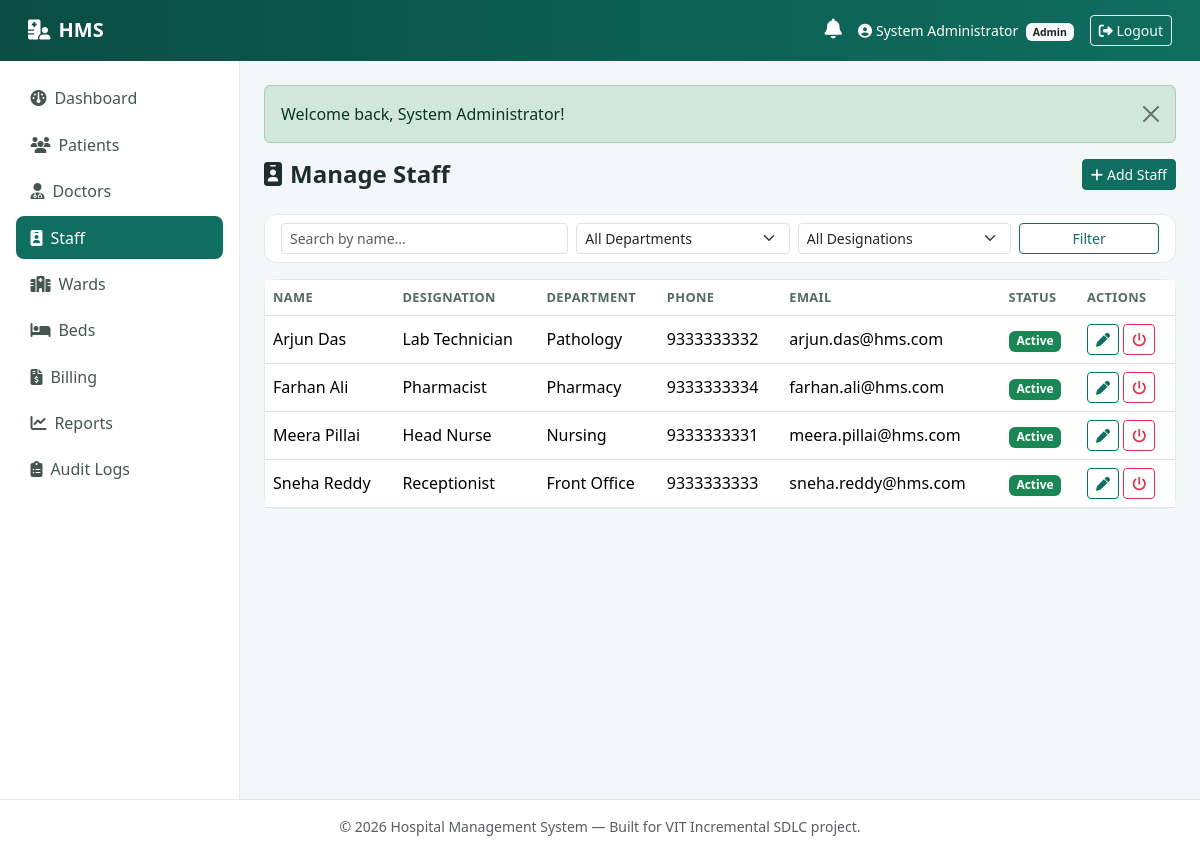
The page /admin/staff.php (signed in) on the database its author committed.
### tables this page shows
CREATE TABLE staff (
    id INT AUTO_INCREMENT PRIMARY KEY,
    name VARCHAR(150) NOT NULL,
    email VARCHAR(150) NOT NULL UNIQUE,
    phone VARCHAR(20) DEFAULT NULL,
    designation VARCHAR(100) NOT NULL,
    department VARCHAR(100) NOT NULL,
    status ENUM('active','inactive') NOT NULL DEFAULT 'active',
    created_at TIMESTAMP NOT NULL DEFAULT CURRENT_TIMESTAMP,
    INDEX idx_staff_department (department),
    INDEX idx_staff_designation (designation)
);

### includes/functions.php (called while the page is built, shortened)
<?php
function clean(string $value): string
{
    return trim(strip_tags($value));
}
function esc(?string $value): string
{
    return htmlspecialchars($value ?? '', ENT_QUOTES, 'UTF-8');
}
function statusBadgeClass(string $status): string
{
    $map = [
        'Scheduled'   => 'bg-info text-dark',
        'Confirmed'   => 'bg-primary',
        'Completed'   => 'bg-success',
        'Cancelled'   => 'bg-danger',
        'Rescheduled' => 'bg-warning text-dark',
        'Unpaid'      => 'bg-danger',
        'Paid'        => 'bg-success',
        'Failed'      => 'bg-danger',
        'Pending'     => 'bg-warning text-dark',
        'active'      => 'bg-success',
        'inactive'    => 'bg-secondary',
        'Available'   => 'bg-success',
        'Occupied'    => 'bg-danger',
    ];
    return $map[$status] ?? 'bg-secondary';
}

### admin/staff.php (the view, shortened to what this page needs)
<?php
$pdo = getDB();
$search = clean($_GET['search'] ?? '');
$sql = "SELECT * FROM staff WHERE 1=1";
$params = [];
$sql .= ' ORDER BY name';
$stmt = $pdo->prepare($sql);
$stmt->execute($params);
$staffList = $stmt->fetchAll();
include __DIR__ . '/../includes/header.php';
include __DIR__ . '/../includes/navbar.php';
?>
<div class="d-flex justify-content-between align-items-center mb-4">
  <h4 class="fw-bold mb-0"><i class="fa-solid fa-id-badge me-2"></i>Manage Staff</h4>
  <button class="btn btn-primary btn-sm" data-bs-toggle="modal" data-bs-target="#addStaffModal"><i class="fa-solid fa-plus me-1"></i>Add Staff</button>
</div>
<div class="card mb-3">
  <div class="card-body py-2">
    <form method="GET" class="row g-2">
      <div class="col-md-4"><input type="text" name="search" class="form-control form-control-sm" placeholder="Search by name..." value="<?= esc($search) ?>"></div>
      <div class="col-md-3">
        <select name="department" class="form-select form-select-sm">
          <option value="">All Departments</option>
        </select>
      </div>
      <div class="col-md-3">
        <select name="designation" class="form-select form-select-sm">
          <option value="">All Designations</option>
        </select>
      </div>
      <div class="col-md-2"><button class="btn btn-outline-primary btn-sm w-100" type="submit">Filter</button></div>
    </form>
  </div>
</div>
<div class="card">
  <div class="card-body p-0">
    <?php if (!$staffList): ?>
      <div class="empty-state"><i class="fa-solid fa-id-badge"></i>No staff members found.</div>
    <?php else: ?>
      <div class="table-responsive">
        <table class="table table-hover mb-0 align-middle">
          <thead><tr><th>Name</th><th>Designation</th><th>Department</th><th>Phone</th><th>Email</th><th>Status</th><th>Actions</th></tr></thead>
          <tbody>
          <?php foreach ($staffList as $s): ?>
            <tr>
              <td><?= esc($s['name']) ?></td>
              <td><?= esc($s['designation']) ?></td>
              <td><?= esc($s['department']) ?></td>
              <td><?= esc($s['phone'] ?: '-') ?></td>
              <td><?= esc($s['email']) ?></td>
              <td><span class="badge <?= statusBadgeClass($s['status']) ?>"><?= esc(ucfirst($s['status'])) ?></span></td>
              <td class="text-nowrap">
                <button class="btn btn-sm btn-outline-primary" data-bs-toggle="modal" data-bs-target="#editStaffModal" onclick='openEditStaff(<?= json_encode($s) ?>)'><i class="fa-solid fa-pen"></i></button>
                <form method="POST" class="d-inline" data-confirm="Change status of <?= esc($s['name']) ?>?">
                  <button type="submit" class="btn btn-sm btn-outline-<?= $s['status'] === 'active' ? 'danger' : 'success' ?>"><i class="fa-solid fa-power-off"></i></button>
                </form>
              </td>
            </tr>
          <?php endforeach; ?>
          </tbody>
        </table>
      </div>
    <?php endif; ?>
  </div>
</div>
<?php include __DIR__ . '/../includes/footer.php'; ?>

### assets/css/style.css (style rules this page uses)
:root { --hms-primary: #0f6e5f; --hms-primary-dark: #0a4d43; --hms-accent: #2f9e8f; --hms-bg: #f4f7f8; --hms-sidebar-bg: #ffffff; --hms-border: #e3e8ea; }
body { background-color: var(--hms-bg); font-family: 'Segoe UI', Roboto, -apple-system, BlinkMacSystemFont, sans-serif; color: #1f2d2b; }
.card { border-radius: 12px; border: 1px solid var(--hms-border); }
.table thead th { color: #526b64; font-size: 0.8rem; text-transform: uppercase; letter-spacing: 0.03em; border-bottom-width: 1px; }
.btn-primary { background: var(--hms-primary); border-color: var(--hms-primary); }
.btn-outline-primary { color: var(--hms-primary); border-color: var(--hms-primary); }

### rows shown on the page
staff: name "Arjun Das", designation "Lab Technician", department "Pathology", phone "9333333332", email "arjun.das@hms.com", status "Active"
staff: name "Farhan Ali", designation "Pharmacist", department "Pharmacy", phone "9333333334", email "farhan.ali@hms.com", status "Active"
staff: name "Meera Pillai", designation "Head Nurse", department "Nursing", phone "9333333331", email "meera.pillai@hms.com", status "Active"
staff: name "Sneha Reddy", designation "Receptionist", department "Front Office", phone "9333333333", email "sneha.reddy@hms.com", status "Active"

### other values the page prints
$_SESSION['name'] "System Administrator"
$role "Admin"
$label "Dashboard"
$label "Patients"
$label "Doctors"
$label "Staff"
$label "Wards"
$label "Beds"
$label "Billing"
$label "Reports"
$label "Audit Logs"
$flash['message'] "Welcome back, System Administrator!"
